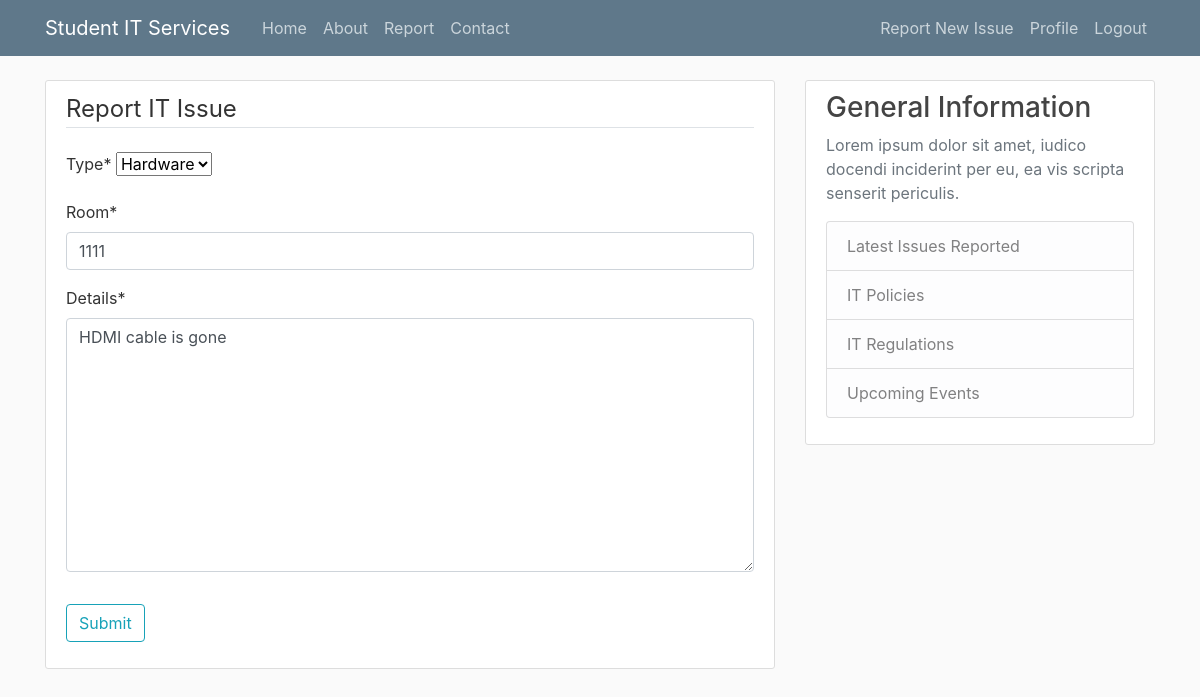
Page /issue/17/update/ (signed in) on the committed database.
### itreporting/models.py (models this page shows, shortened)
class Issue(models.Model):
    type = models.CharField(max_length = 100 , choices =
    [('Hardware', 'Hardware'), ('Software', 'Software')])
    room = models.CharField(max_length = 100)
    urgent = models.BooleanField(default = False)
    details = models.TextField()
    date_submitted = models.DateTimeField(default = timezone.now)
    author = models.ForeignKey(User, related_name = 'issues', on_delete = models.CASCADE)

### itreporting/views.py (the view)
# urls.py: path('issue/<int:pk>/update/', PostUpdateView.as_view(), name = 'issue-update'),
class PostUpdateView(LoginRequiredMixin, UserPassesTestMixin,
UpdateView):
    model = Issue
    fields = ['type', 'room', 'details']
    def test_func(self):
        issue = self.get_object()
        return self.request.user == issue.author

### itreporting/templates/itreporting/issue_form.html (shortened to what this page needs)
{% extends "itreporting/base.html" %}
{% load crispy_forms_tags %}
{% block content %}
<div class="content-section">
    <form method="POST">
            <fieldset class="form-group">
                <legend class="border-bottom mb-4">
                    Report IT Issue
                </legend>
                {{ form | crispy }}
            </fieldset>
            <div class="form-group">
                <button class="btn btn-outline-info" type="submit">
                    Submit
                </button>
            </div>
    </form>
</div>
{% endblock content %}

### itreporting/static/css/styles.css (style rules this page uses)
html { position: relative; min-height: 100%; }
body { background: #fafafa; color: #333333; margin-top: 5rem; margin-bottom: 50px; }
.content-section { background: #ffffff; padding: 10px 20px; border: 1px solid #dddddd; border-radius: 3px; margin-bottom: 20px; }

### rows in the picture
Issue: type "Hardware", room "1111", details "HDMI cable is gone"
